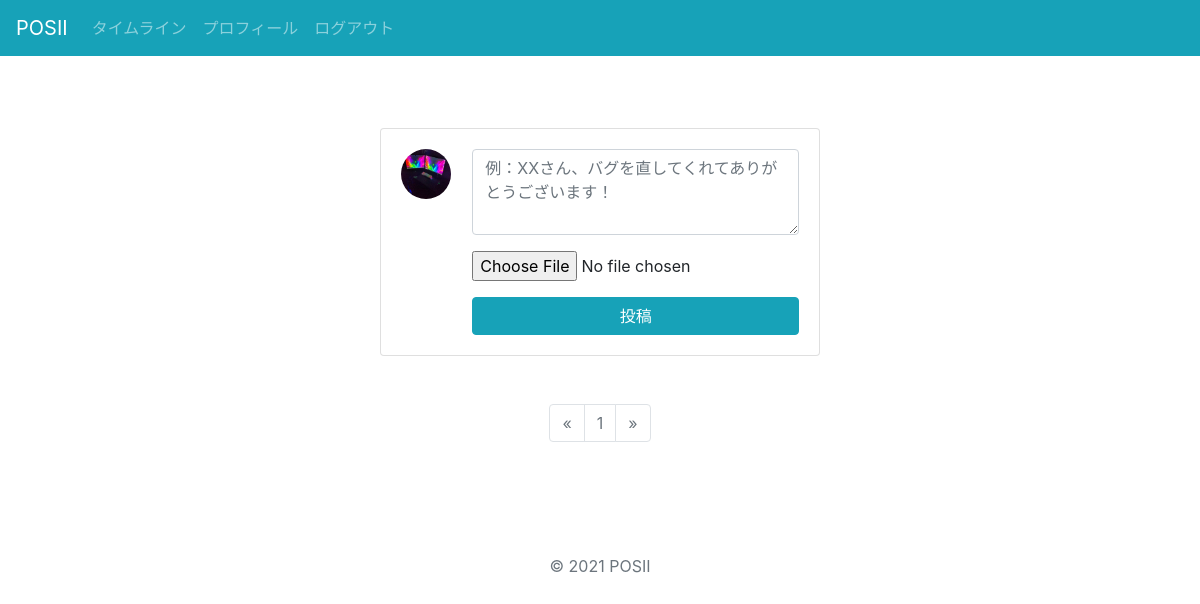
The app's page / (signed in), older data.
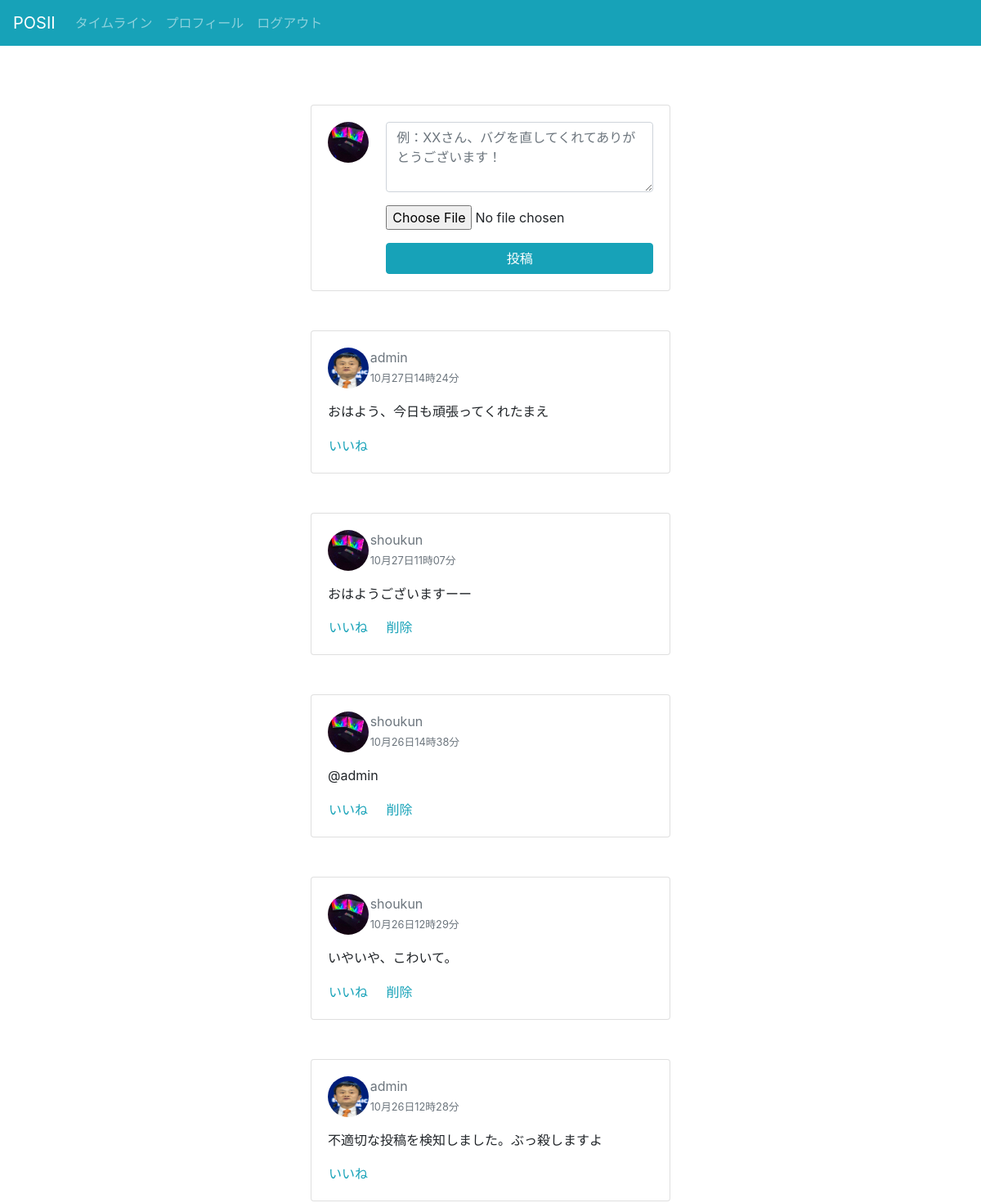
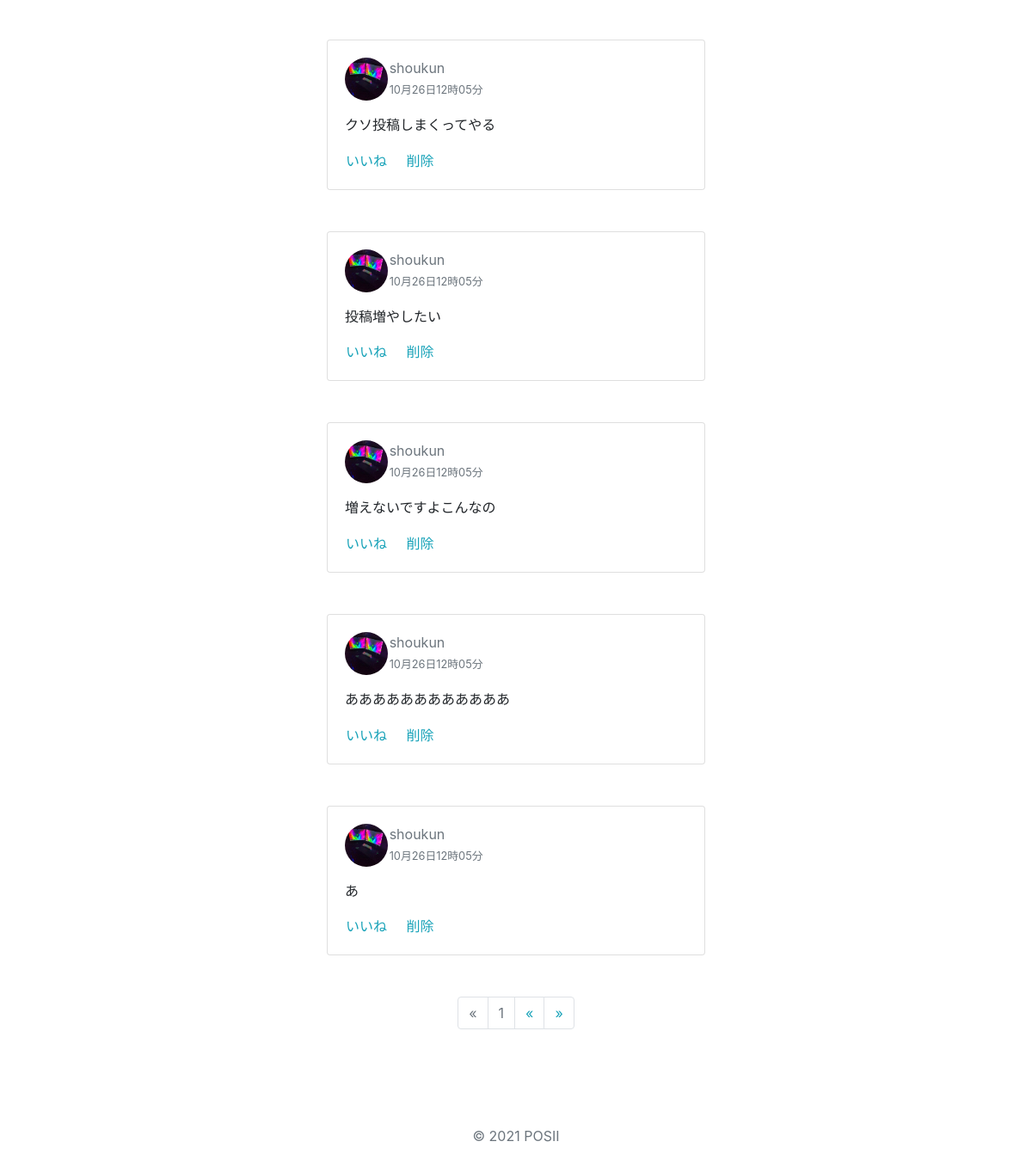
The same page, newer data (2 pictures, top to bottom).
### accounts/models.py (models this page shows)
class CustomUser(AbstractUser):
    description = models.TextField(verbose_name='プロフィール', null=True, blank=True)
    photo = models.ImageField(verbose_name='写真', blank=True, null=True, upload_to='images/')
    thumbnail = ImageSpecField(source='photo', processors=[ResizeToFill(256, 256)], format='JPEG', options={'quality': 60})
    class Meta:
        verbose_name_plural = 'CustomUser'

### timeline/models.py (models this page shows)
class Post(models.Model):
    author = models.ForeignKey('accounts.CustomUser', on_delete=models.CASCADE)
    text = models.TextField(verbose_name='本文')
    photo = models.ImageField(verbose_name='写真', blank=True, null=True, upload_to='images/')
    post_photo = ImageSpecField(source='photo',processors=[ResizeToFill(1080,1080)],format='JPEG',options={'quality':60})
    created_at = models.DateTimeField(auto_now_add=True, blank=True)
    def get_like(self):
        likes = Like.objects.filter(post=self)
        return [like.user for like in likes]

### timeline/views.py (the view)
class IndexView(LoginRequiredMixin, generic.ListView):
    template_name='index.html'
    paginate_by = 10
    def get_queryset(self):
        posts = Post.objects.order_by('-created_at')
        return posts

### timeline/templates/index.html (shortened to what this page needs)
{% extends 'base.html' %}
{% load static %}
{% block contents %}
<div class="card mb-5 text-left">
    <div class="card-body">
        <div class="row">
            <div class="col-2">
                <img src="{% if user.thumbnail %}{{ user.thumbnail.url }}{% else %}{% static 'images/no_photo.png' %}{% endif %}" class="rounded-circle post-photo">
            </div>
            <div class="col-10">
                <form method="post" action="{% url 'timeline:create' %}" enctype="multipart/form-data">
                    <div class="form-group">
                        <textarea name="text" id="exampleFormControlTextarea1" cols="30" rows="3" class="form-control" placeholder="例：XXさん、バグを直してくれてありがとうございます！"></textarea>
                    </div>
                    <div class="form-group mt-1">
                        <input type="file" class="form-control-file" id="exampleFormControlFile1" name="photo">
                    </div>
                    <button class="btn btn-info btn-block" type="submit">投稿</button>
                </form>
            </div>
        </div>
    </div>
</div>
{% for post in object_list %}
<div class="card mb-5 text-left">
    <div class="card-body">
        <div class="row">
            <div class="col-1">
                <a href="{% url 'accounts:detail' post.author.id %}"><img src="{% if post.author.thumbnail %}{{ post.author.thumbnail.url }}{% else %}{% static 'images/no_photo.png' %}{% endif %}" class="rounded-circle profile-post-photo"></a>
            </div>
            <div class="col-10 ml-3">
                <a href="{% url 'accounts:detail' post.author.id %}" class="text-secondary">{{ post.author }}</a><br>
                <small class="text-muted">{{ post.created_at|date:'n月j日H時i分' }}</small>
            </div>
        </div>
        <p class="card-text mt-2">{{ post.text|linebreaks }}</p>
        <button class="btn btn-link p-0 {% if user in post.get_like %}disabledpost-liked text-secondary{% else %}post-like text-info{% endif %}" id="post-like-{{ post.id }}" data-id="{{ post.id }}">いいね</button>
        {% if post.author.id == user.id %}
        <form method="post" action="{% url 'timeline:delete' post.id %}" class="d-inline">
            <button class="btn btn-link text-info p-0 ml-3" type="submit" onclick='return confirm("この投稿を本当に削除しますか？");'>削除</button>
        </form>
        {% endif %}
    </div>
</div>
{% endfor %}
<nav>
    <ul class="pagination justify-content-center">
        {% if page_obj.has_previous %}
        <li class="page-item">
            <a href="?page={{ page_obj.previous_page_number }}" class="page-link text-info" tabindex="-1">&laquo;</a>
        </li>
        {% else %}
        <li class="page-item disabled"><span class="page-link">&laquo;</span></li>
        {% endif %}
        {% for i in page_obj.paginator.page_range %}
        {% if page_obj.number == i %}
        <li class="page-item disabled"><span class="page-link">{{ i }}</span></li>
        {% else %}
        <li class="page-item"><a href="?page={{ i }}" class="page-link text-info">&laquo;</a></li>
        {% endif %}
        {% endfor %}
        {% if page_obj.has_next %}
        <li class="page-item">
            <a href="?page={{ page_obj.next_page_number }}" class="page-link text-info">&raquo;</a>
        </li>
        {% else %}
        <li class="page-item disabled">
            <span class="page-link">&raquo;</span>
        </li>
        {% endif %}
    </ul>
</nav>
{% endblock %}

### timeline/templates/base.html (shortened to what this page needs)
{% load static %}
<!DOCTYPE html>
<html lang="ja">
<head>
    <link rel="stylesheet" href="https://stackpath.bootstrapcdn.com/bootstrap/4.3.1/css/bootstrap.min.css">
    <link rel="stylesheet" href="{% static 'css/style.css' %}">
</head>
<body>
    <nav class="navbar navbar-expand-md navbar-dark bg-info fixed-top">
        <a href="{% url 'timeline:index' %}" class="navbar-brand">POSII</a>
        <div class="collapse navbar-collapse" id="navbarsExampledefault">
            <ul class="navbar-nav mr-auto">
                {% if user.is_authenticated %}
                <li class="nav-item">
                    <a href="#" class="nav-link">タイムライン</a>
                </li>
                <li class="nav-item">
                    <a href="{% url 'accounts:edit' %}" class="nav-link">プロフィール</a>
                </li>
                <li class="nav-item">
                    <a href="{% url 'account_logout' %}" class="nav-link">ログアウト</a>
                </li>
                {% endif %}
            </ul>
        </div>
    </nav>
    <main class="container" role="main">
        <div class="starter-template">
            {% block contents %}{% endblock %}
        </div>
    </main>
    <p class="mt-5 mb-3 text-muted text-center">&copy; 2021 POSII</p>
</body>
</html>

### static/css/style.css (style rules this page uses)
body { padding-top: 5rem; }
.starter-template { padding: 3rem; text-align: center; max-width: 536px; margin: auto; }
.post-photo { width: 50px; height: 50px; }
.form-group { word-break: break-all; }
.profile-post-photo { width: 50px; height: 50px; }

Row changes from the older to the newer data that the page shows:
added Post: author.photo (picture), author "admin", created_at "10月27日14時24分", text "おはよう、今日も頑張ってくれたまえ"
added Post: author.photo (picture), author "shoukun", created_at "10月27日11時07分", text "おはようございますーー", shows "削除"
added Post: author.photo (picture), author "shoukun", created_at "10月26日14時38分", text "@admin", shows "削除"
added Post: author.photo (picture), author "shoukun", created_at "10月26日12時29分", text "いやいや、こわいて。", shows "削除"
added Post: author.photo (picture), author "admin", created_at "10月26日12時28分", text "不適切な投稿を検知しました。ぶっ殺しますよ"
added Post: author.photo (picture), author "shoukun", created_at "10月26日12時05分", text "クソ投稿しまくってやる", shows "削除"
added Post: author.photo (picture), author "shoukun", created_at "10月26日12時05分", text "投稿増やしたい", shows "削除"
added Post: author.photo (picture), author "shoukun", created_at "10月26日12時05分", text "増えないですよこんなの", shows "削除"
added Post: author.photo (picture), author "shoukun", created_at "10月26日12時05分", text "ああああああああああああ", shows "削除"
added Post: author.photo (picture), author "shoukun", created_at "10月26日12時05分", text "あ", shows "削除"
